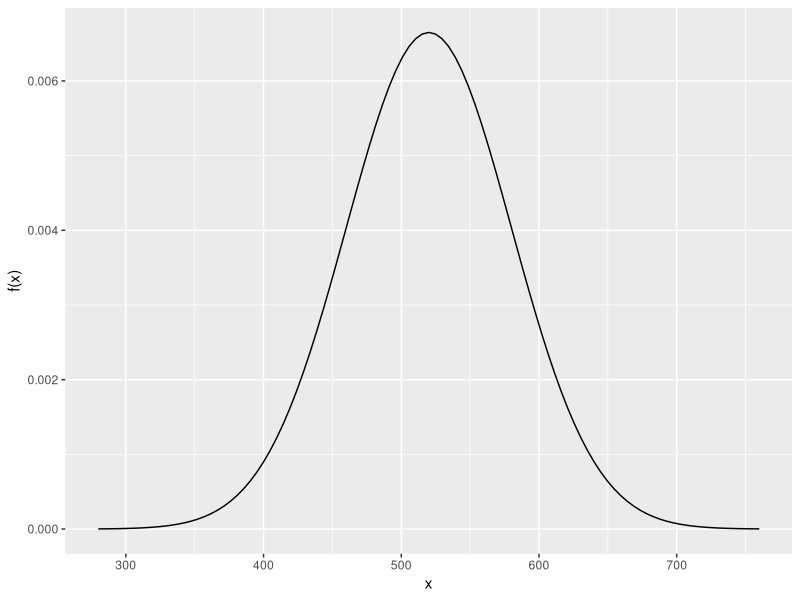
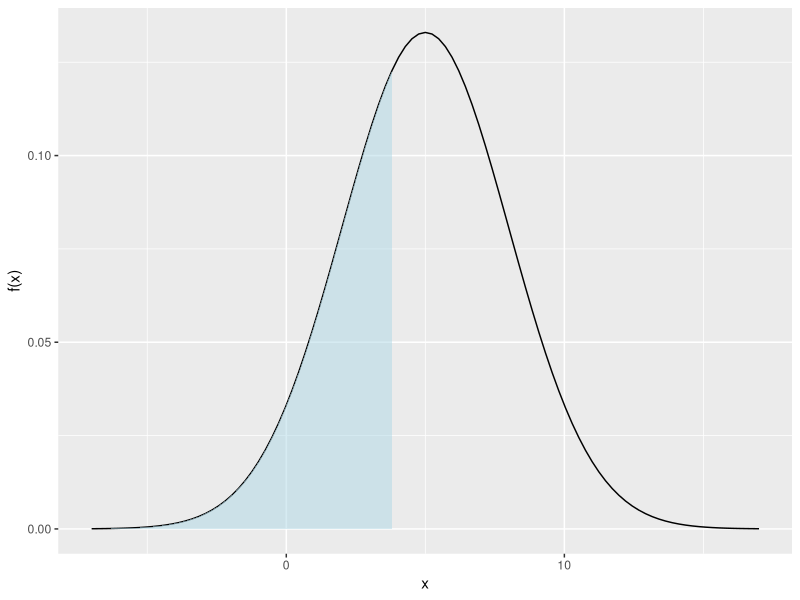
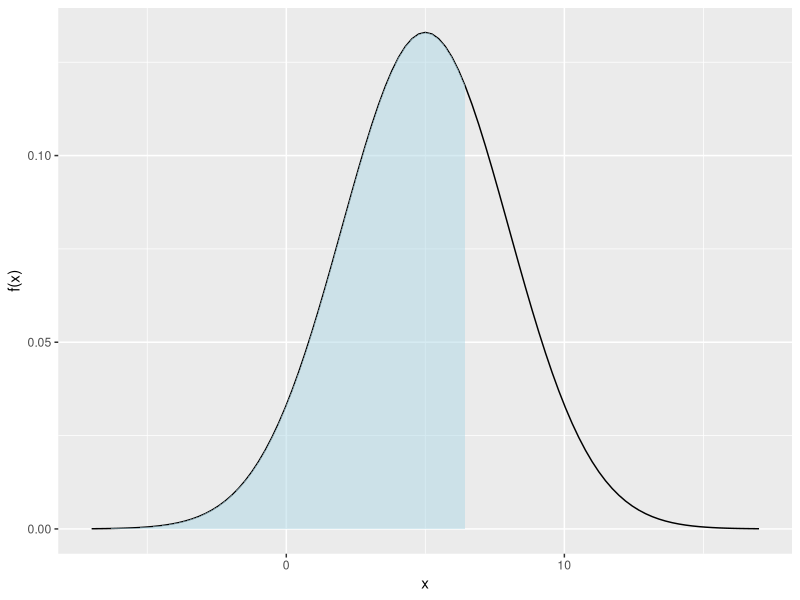
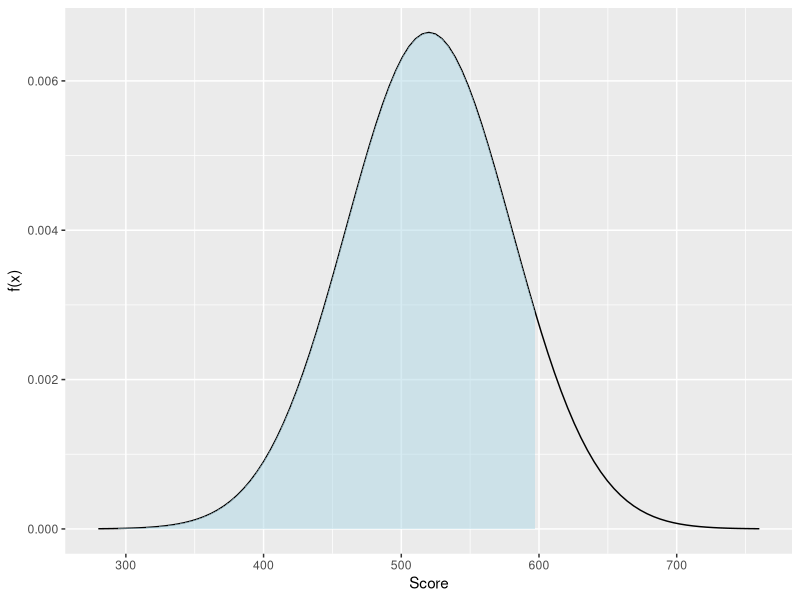
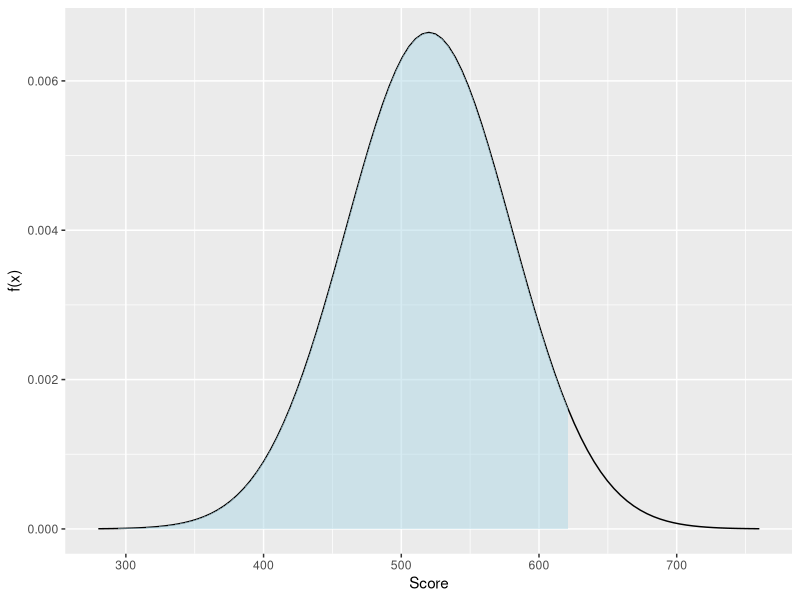
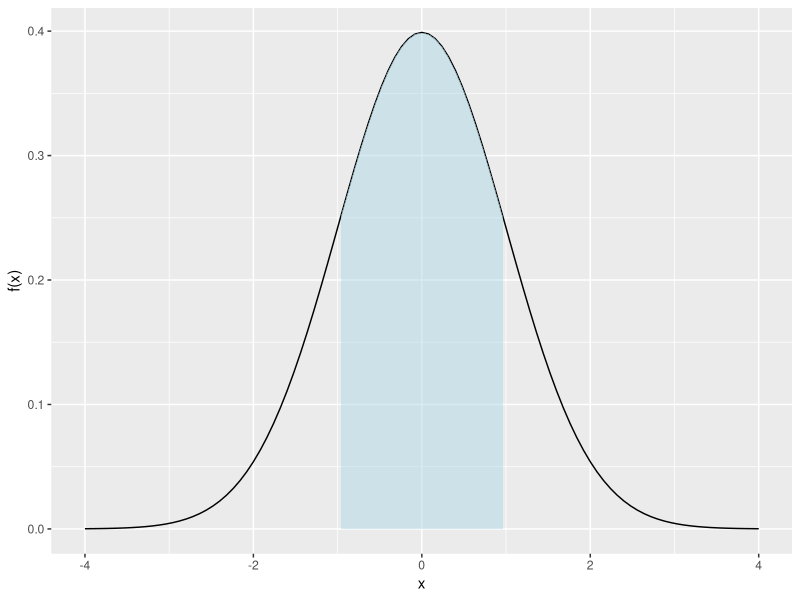
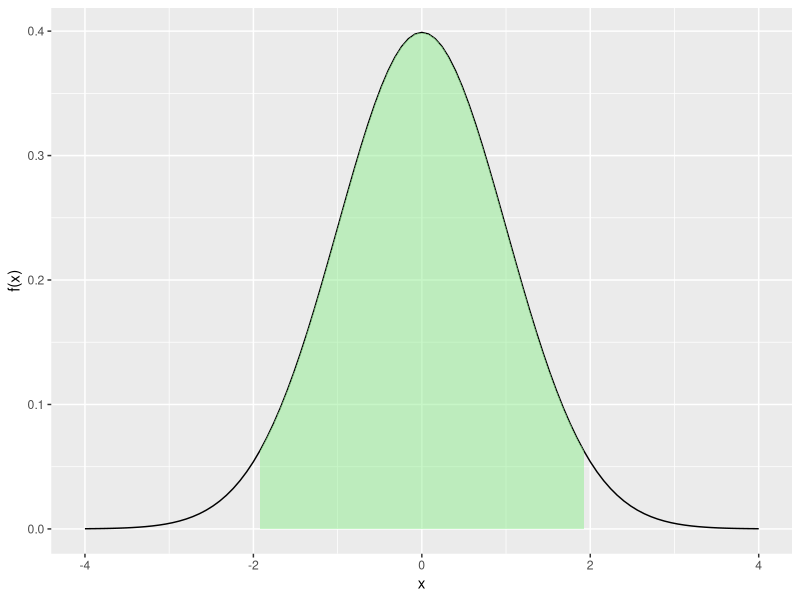
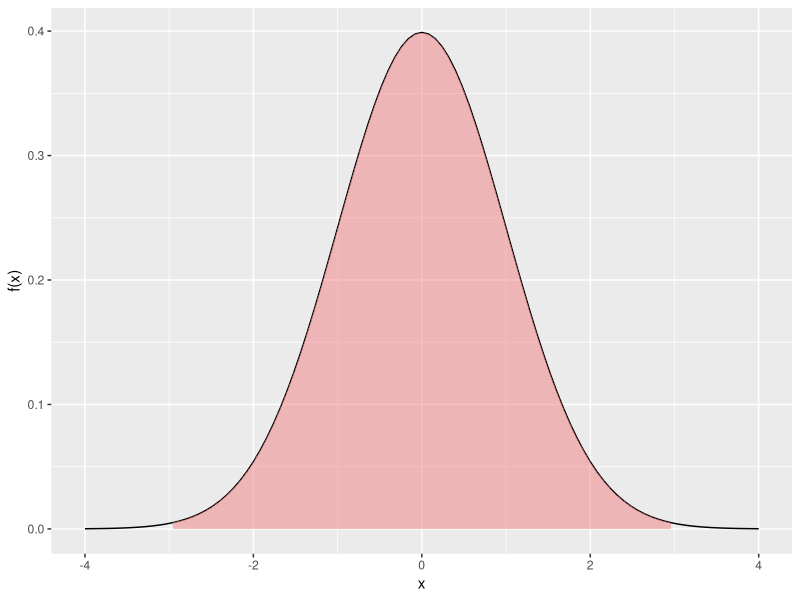

Write R code to recreate these figures, in order.
## ---- chunk 1
#| echo: false
require(ggplot2)
## ---- chunk 2
#| label: genericpdf
#| echo: false
#| fig-asp: 1
#| out-width: "120%" 
x       = 600
mu      = 520
sigmaSq = 3600

funcShaded <- function(x, lower_bound) {
    y = dnorm(x, mean = mu, sd = sqrt(sigmaSq))
    y[x >= lower_bound] <- NA
    return(y)
}

xMin = mu - sqrt(sigmaSq)*4
xMax = mu + sqrt(sigmaSq)*4
ggplot(data.frame(x = c(xMin, xMax)), aes(x = x)) + 
    stat_function(fun = dnorm, args = list(mean = mu, sd = sqrt(sigmaSq))) + 
    scale_x_continuous(name = "x") + scale_y_continuous(name = "f(x)")
## ---- chunk 3
#| echo: true
pnorm(1.8,0,1)
pnorm(1.89,0,1)
## ---- chunk 4
#| echo: false
x       = 4
mu      = 5
sigmaSq = 9
pnorm(x, mu, sqrt(sigmaSq))
## ---- chunk 5
#| echo: true
pnorm(4,5,3)
## ---- chunk 6
#| label: normalProbPlot
#| echo: false
#| warning: false
#| fig-asp: 1
#| out-width: "100%" 
x       = 4
mu      = 5
sigmaSq = 9
lab     = 'x'

funcShaded <- function(x, lower_bound) {
    y = dnorm(x, mean = mu, sd = sqrt(sigmaSq))
    y[x >= lower_bound] <- NA
    return(y)
}

xMin = mu - sqrt(sigmaSq)*4
xMax = mu + sqrt(sigmaSq)*4
ggplot(data.frame(x = c(xMin, xMax)), aes(x = x)) + 
    stat_function(fun = dnorm, args = list(mean = mu, sd = sqrt(sigmaSq))) + 
    stat_function(fun = funcShaded, args = list(lower_bound = x), 
                  geom = "area", fill = 'lightblue', alpha = .5) +
    scale_x_continuous(name = lab) + scale_y_continuous(name = "f(x)")
## ---- chunk 7
#| echo: true
qnorm(.7,5,3)
## ---- chunk 8
#| label: normalQuantilePlot
#| echo: false
#| fig-asp: 1
#| out-width: "100%" 
x   = qnorm(.7,mu,sqrt(sigmaSq))
lab = 'x' 

funcShaded <- function(x, lower_bound) {
    y = dnorm(x, mean = mu, sd = sqrt(sigmaSq))
    y[x >= lower_bound] <- NA
    return(y)
}

xMin = mu - sqrt(sigmaSq)*4
xMax = mu + sqrt(sigmaSq)*4
print(ggplot(data.frame(x = c(xMin, xMax)), aes(x = x)) + 
    stat_function(fun = dnorm, args = list(mean = mu, sd = sqrt(sigmaSq))) + 
    stat_function(fun = funcShaded, args = list(lower_bound = x), 
                  geom = "area", fill = 'lightblue', alpha = .5) +
    scale_x_continuous(name = lab) + scale_y_continuous(name = "f(x)"))
## ---- chunk 9
#| echo: false
#| eval: true
qnorm( pnorm(3,0,1), 0, 1)
## ---- chunk 10
#| echo: false
#| eval: true
pnorm( qnorm(.2,0,1), 0, 1)
## ---- chunk 11
#| echo: true
pnorm(0,-3.2,sqrt(100))
## ---- chunk 12
#| echo: true
qnorm(.05,-3.2,sqrt(100))
## ---- chunk 13
#| echo: true
x       = 600
mu      = 520
sigmaSq = 3600
pnorm(x, mu, sqrt(sigmaSq))
## ---- chunk 14
#| label: SATprobabilityNoEcho
#| echo: false
#| fig-asp: 1
#| out-width: "120%" 
x       = 600
mu      = 520
sigmaSq = 3600

funcShaded <- function(x, lower_bound) {
    y = dnorm(x, mean = mu, sd = sqrt(sigmaSq))
    y[x >= lower_bound] <- NA
    return(y)
}

xMin = mu - sqrt(sigmaSq)*4
xMax = mu + sqrt(sigmaSq)*4
ggplot(data.frame(x = c(xMin, xMax)), aes(x = x)) + 
    stat_function(fun = dnorm, args = list(mean = mu, sd = sqrt(sigmaSq))) + 
    stat_function(fun = funcShaded, args = list(lower_bound = x), 
                  geom = "area", fill = 'lightblue', alpha = .5) +
    scale_x_continuous(name = "Score") + scale_y_continuous(name = "f(x)")
## ---- chunk 15
#| echo: true
prob    = .96
mu      = 520
sigmaSq = 3600
qnorm(prob, mu, sqrt(sigmaSq))
## ---- chunk 16
#| label: SATvalueNoEcho
#| echo: false
#| fig-asp: 1
#| out-width: "100%" 
x       = qnorm(prob, mu, sqrt(sigmaSq))
mu      = 520
sigmaSq = 3600

funcShaded <- function(x, lower_bound) {
    y = dnorm(x, mean = mu, sd = sqrt(sigmaSq))
    y[x >= lower_bound] <- NA
    return(y)
}

xMin = mu - sqrt(sigmaSq)*4
xMax = mu + sqrt(sigmaSq)*4
ggplot(data.frame(x = c(xMin, xMax)), aes(x = x)) + 
    stat_function(fun = dnorm, args = list(mean = mu, sd = sqrt(sigmaSq))) + 
    stat_function(fun = funcShaded, args = list(lower_bound = x), 
                  geom = "area", fill = 'lightblue', alpha = .5) +
    scale_x_continuous(name = "Score") + scale_y_continuous(name = "f(x)")
## ---- chunk 17
#| echo: true
mu      = 2.54*.875
sigmaSq = 2.54^2*.00005
pnorm(mu + .01, mu, sqrt(sigmaSq)) - 
    pnorm(mu - .01, mu, sqrt(sigmaSq))
## ---- chunk 18
#| echo: true
zScoreM = (9.63 - 9.85)/sqrt(.0057)
zScoreM
zScoreW = (10.61 - 10.83)/sqrt(.0049)
zScoreW
## ---- chunk 19
#| echo: true
x = zScoreW * sqrt(.0057) + 9.85
x
## ---- chunk 20
#| label: normalEmpRuleGeneral1
#| echo: false
#| fig-asp: 1
#| out-width: "110%"

mu      = 0
sigmaSq = 1
lab     = 'x' 

funcShaded <- function(x, lower_bound) {
    y = dnorm(x, mean = mu, sd = sqrt(sigmaSq))
    y[x >= lower_bound | x <= -lower_bound] <- NA
    return(y)
}

xMin = mu - sqrt(sigmaSq)*4
xMax = mu + sqrt(sigmaSq)*4
outPlot = ggplot(data.frame(x = c(xMin, xMax)), aes(x = x)) + 
    stat_function(fun = dnorm, args = list(mean = mu, sd = sqrt(sigmaSq))) + 
    stat_function(fun = funcShaded, args = list(lower_bound = 1), 
                  geom = "area", fill = 'lightblue', alpha = .5) +
    scale_x_continuous(name = lab) + scale_y_continuous(name = "f(x)")
outPlot
## ---- chunk 21
#| label: normalEmpRuleGeneral2
#| echo: false
#| fig-asp: 1
#| out-width: "110%"

outPlot = ggplot(data.frame(x = c(xMin, xMax)), aes(x = x)) + 
    stat_function(fun = dnorm, args = list(mean = mu, sd = sqrt(sigmaSq))) + 
stat_function(fun = funcShaded, args = list(lower_bound = 2), 
                  geom = "area", fill = 'lightgreen', alpha = .5)  +
    scale_x_continuous(name = lab) + scale_y_continuous(name = "f(x)")
outPlot
## ---- chunk 22
#| label: normalEmpRuleGeneral3
#| echo: false
#| fig-asp: 1
#| out-width: "110%"

outPlot = ggplot(data.frame(x = c(xMin, xMax)), aes(x = x)) + 
    stat_function(fun = dnorm, args = list(mean = mu, sd = sqrt(sigmaSq))) + 
stat_function(fun = funcShaded, args = list(lower_bound = 3), 
                  geom = "area", fill = 'lightcoral', alpha = .5)   +
    scale_x_continuous(name = lab) + scale_y_continuous(name = "f(x)")
outPlot
## ---- chunk 23
#| label: normalEmpRuleExample
#| echo: false
#| fig-asp: .3
#| out-width: "210%"
n     = 29
mu    = 5
sigma = mu/4

set.seed(4)
x = round(rnorm(n,mu,sigma),1)
## ---- chunk 24
#| label: normalEmpRuleExample2
#| echo: false
#| fig-asp: .3
#| out-width: "210%"

plot(x,rep(0,n),pch=3,xlab='periodicity',ylab='',xlim=c(mu-3*sigma,mu+3*sigma),yaxt='n',xaxt='n')
axis(1,at=seq(round(mu-3*sigma,0),round(mu+3*sigma,0),by=.5),
     labels=seq(round(mu-3*sigma,0),round(mu+3*sigma,0),by=.5)
     )

## ---- chunk 25
#| echo: true
x       = 600
mu      = 520
sigmaSq = 3600
pnorm(x, mu, sqrt(sigmaSq))
qnorm(.96, mu, sqrt(sigmaSq))
## ---- chunk 26
#| echo: true
1.751*sqrt(sigmaSq) + mu
